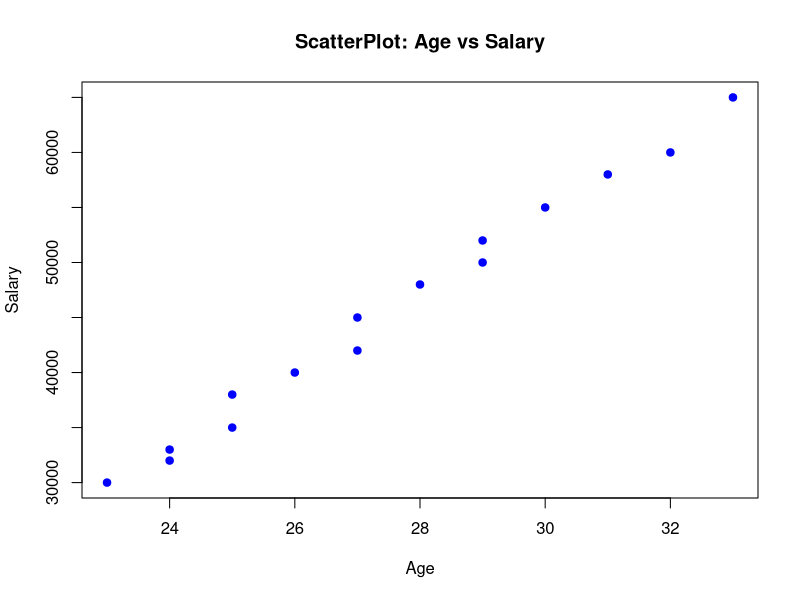
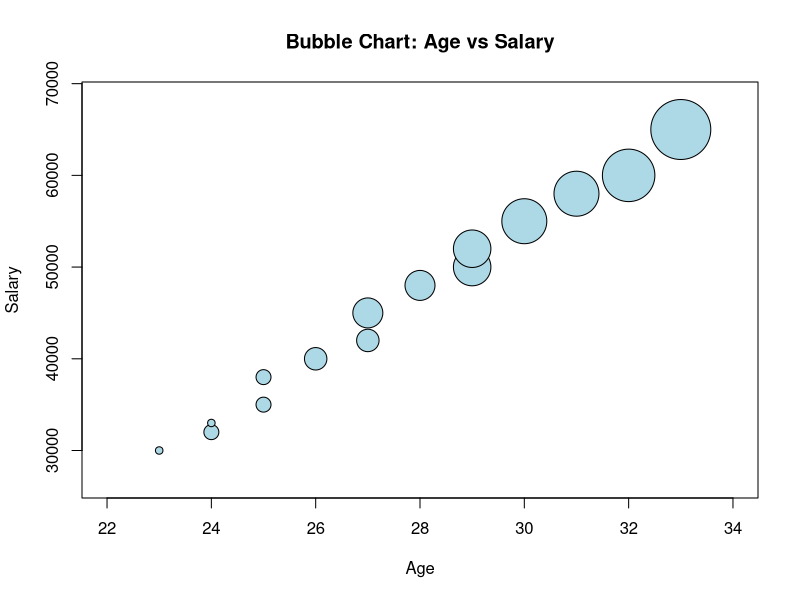
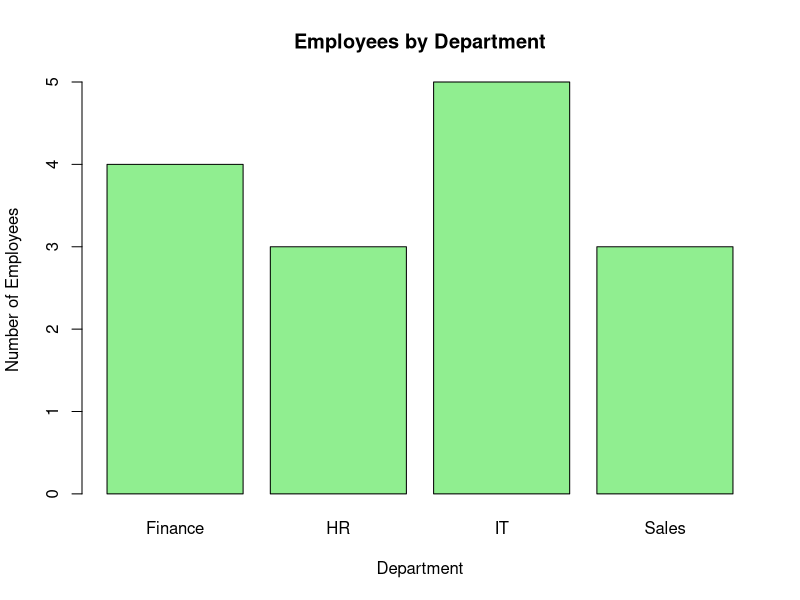
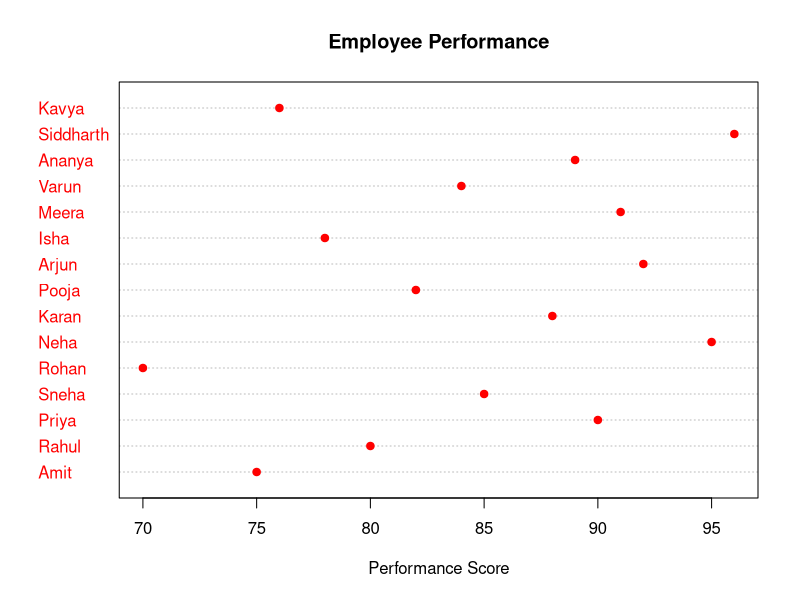
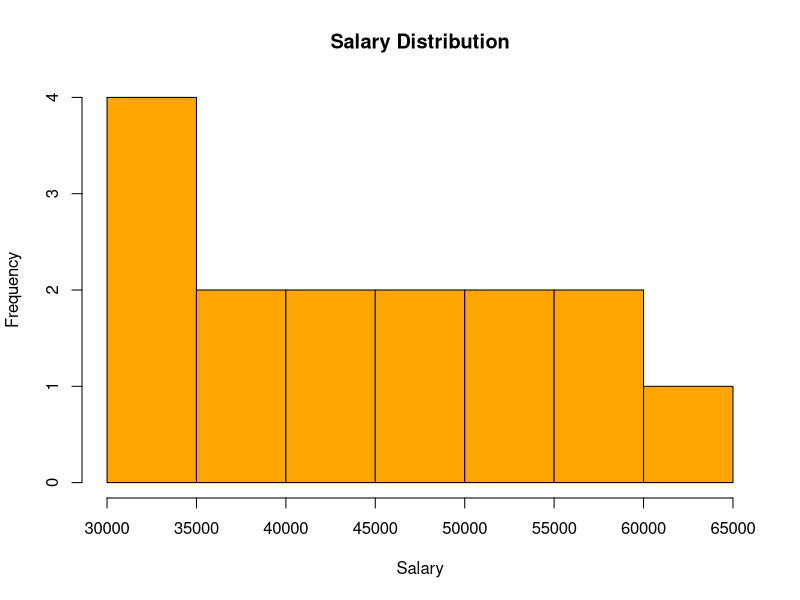
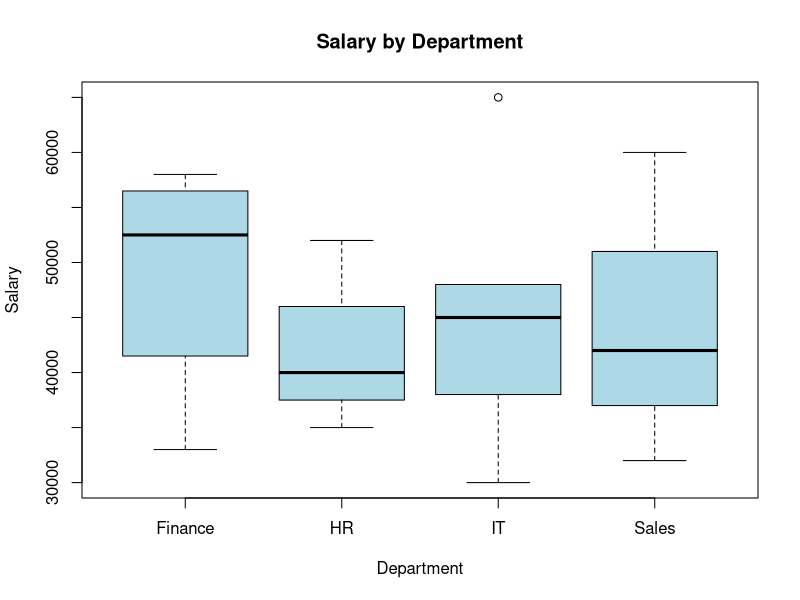
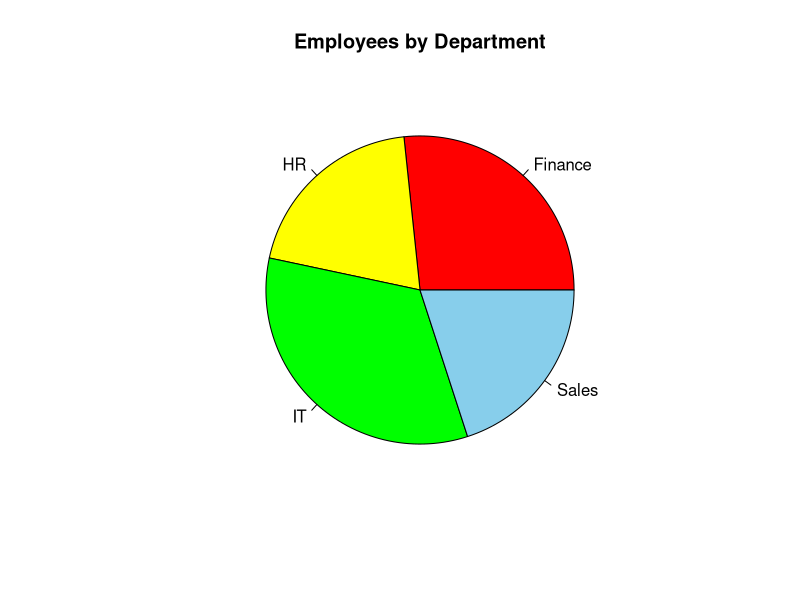

These figures' R source, in order:
#First import the data set in Posit Compiler , in Files Section choose the dataeset (employees.csv)

data<-read.csv("employees.csv")

#Display
print(data)

summary(data)

#Scatter Plot : Age vs Salary

plot(data$Age,data$Salary,
    main="ScatterPlot: Age vs Salary",
    xlab="Age",
    ylab="Salary",
    col="blue",
    pch=19
)

# 2. BUBBLE CHART: Age vs Salary
symbols(data$Age, data$Salary,
        circles = data$Experience / 10,
        inches = 0.3,
        main = "Bubble Chart: Age vs Salary",
        xlab = "Age",
        ylab = "Salary",
        bg = "lightblue")


# 3. BAR CHART: Employees in Each Department
department_count <- table(data$Department)

barplot(department_count,
        main = "Employees by Department",
        xlab = "Department",
        ylab = "Number of Employees",
        col = "lightgreen")


# 4. DOT PLOT: Employee Performance
dotchart(data$Performance,
         labels = data$Name,
         main = "Employee Performance",
         xlab = "Performance Score",
         pch = 19,
         color = "red")


# 5. HISTOGRAM: Salary Distribution
hist(data$Salary,
     main = "Salary Distribution",
     xlab = "Salary",
     ylab = "Frequency",
     col = "orange",
     border = "black")


# 6. BOX PLOT: Salary by Department
boxplot(Salary ~ Department,
        data = data,
        main = "Salary by Department",
        xlab = "Department",
        ylab = "Salary",
        col = "lightblue")


# 7. PIE CHART: Employees by Department
pie(department_count,
    main = "Employees by Department",
    col = c("red", "yellow", "green", "skyblue"))
